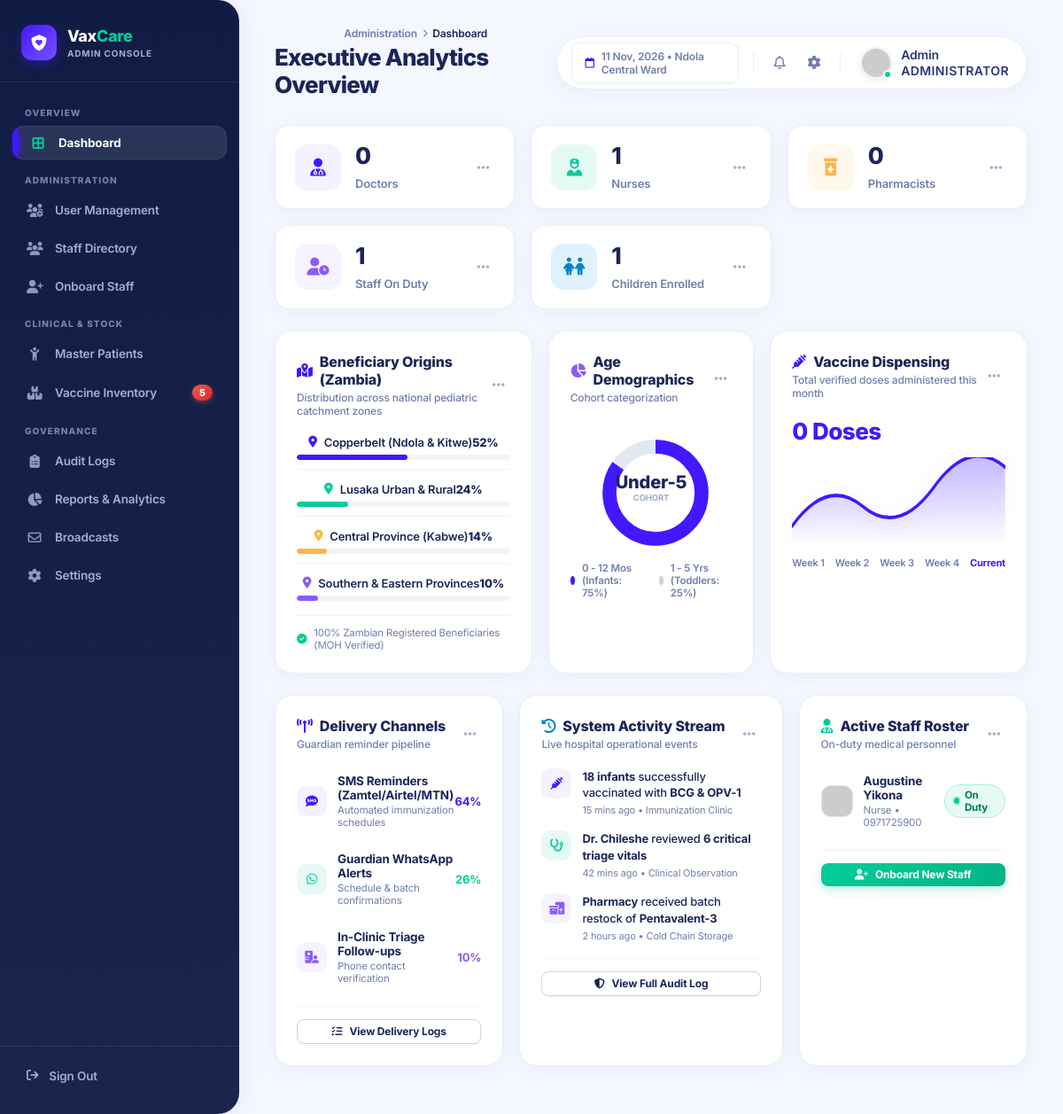
Page /SchoolProject2/admin/dashboard.php (signed in) on the committed database.
### tables this page shows
CREATE TABLE `users` (
  `id` int(11) NOT NULL AUTO_INCREMENT,
  `name` varchar(100) NOT NULL,
  `phone` varchar(20) NOT NULL,
  `email` varchar(150) DEFAULT NULL,
  `password_hash` varchar(255) NOT NULL,
  `role` enum('guardian','nurse','pharmacist','pharmacy','doctor','admin') DEFAULT 'guardian',
  `profile_pic` varchar(255) DEFAULT NULL,
  `is_on_duty` tinyint(1) DEFAULT 1,
  `created_at` timestamp NOT NULL DEFAULT current_timestamp(),
  PRIMARY KEY (`id`),
  UNIQUE KEY `phone` (`phone`)
);

### SchoolProject2/admin/dashboard.php (the view, shortened to what the rows shown need)
<?php
include '../config/db.php';
$stmt = $pdo->query("
    SELECT id, name, phone, role, is_on_duty, created_at
    FROM users
    WHERE role IN ('doctor', 'nurse', 'pharmacy')
    ORDER BY is_on_duty DESC, role ASC, name ASC
");
$staff_members = $stmt->fetchAll(PDO::FETCH_ASSOC);
?>
<!DOCTYPE html>
<html lang="en">
<head>
    <link rel="stylesheet" href="https://cdnjs.cloudflare.com/ajax/libs/font-awesome/6.4.0/css/all.min.css">
    <link rel="stylesheet" href="../css/mar_tech.css">
    <link rel="stylesheet" href="../css/admin_theme.css">
</head>
<body class="app-body">
    <main class="app-main">
        <header class="app-topbar">
            <div style="display:flex; align-items:center;">
                <div class="topbar-left">
                    <h1>Executive Analytics Overview</h1>
                </div>
            </div>
        </header>
        <div class="stats-grid" style="grid-template-columns: 1fr 1.15fr 1fr;">
            <div class="mar-card">
                <div class="user-list">
                    <?php if(empty($staff_members)): ?>
                        <div style="text-align:center; padding:20px; color:var(--adm-text-muted); font-size:13px;">No clinical staff records found.</div>
                    <?php else: ?>
                        <?php foreach(array_slice($staff_members, 0, 4) as $s): ?>
                            <div class="user-item">
                                <div class="user-info">
                                    <img src="https://ui-avatars.com/api/?name=<?= urlencode($s['name']) ?>&background=111c44&color=fff&size=72" alt="Staff">
                                    <div>
                                        <h4><?= htmlspecialchars($s['name']) ?></h4>
                                        <p><?= ucfirst($s['role']) ?> &bull; <?= htmlspecialchars($s['phone']) ?></p>
                                    </div>
                                </div>
                                <div>
                                    <?php if($s['is_on_duty']): ?>
                                        <span class="duty-badge on"><span class="duty-pulse"></span> On Duty</span>
                                    <?php else: ?>
                                        <span class="duty-badge off"><i class="fa-regular fa-circle" style="font-size:7px;"></i> Off Duty</span>
                                    <?php endif; ?>
                                </div>
                            </div>
                        <?php endforeach; ?>
                    <?php endif; ?>
                </div>
            </div>
        </div>
    </main>
</body>
</html>

### rows in the picture
users: name "Augustine Yikona", role "Nurse", phone "0971725900", is_on_duty 1 (drawn)

### other values in the picture
$low_stock_count "5"
explode(' ', $admin_name)[0] "Admin"
$total_doctors "0"
$total_nurses "1"
$total_pharmacists "0"
$on_duty_count "1"
$total_children "1"
$doses_this_month "0"
